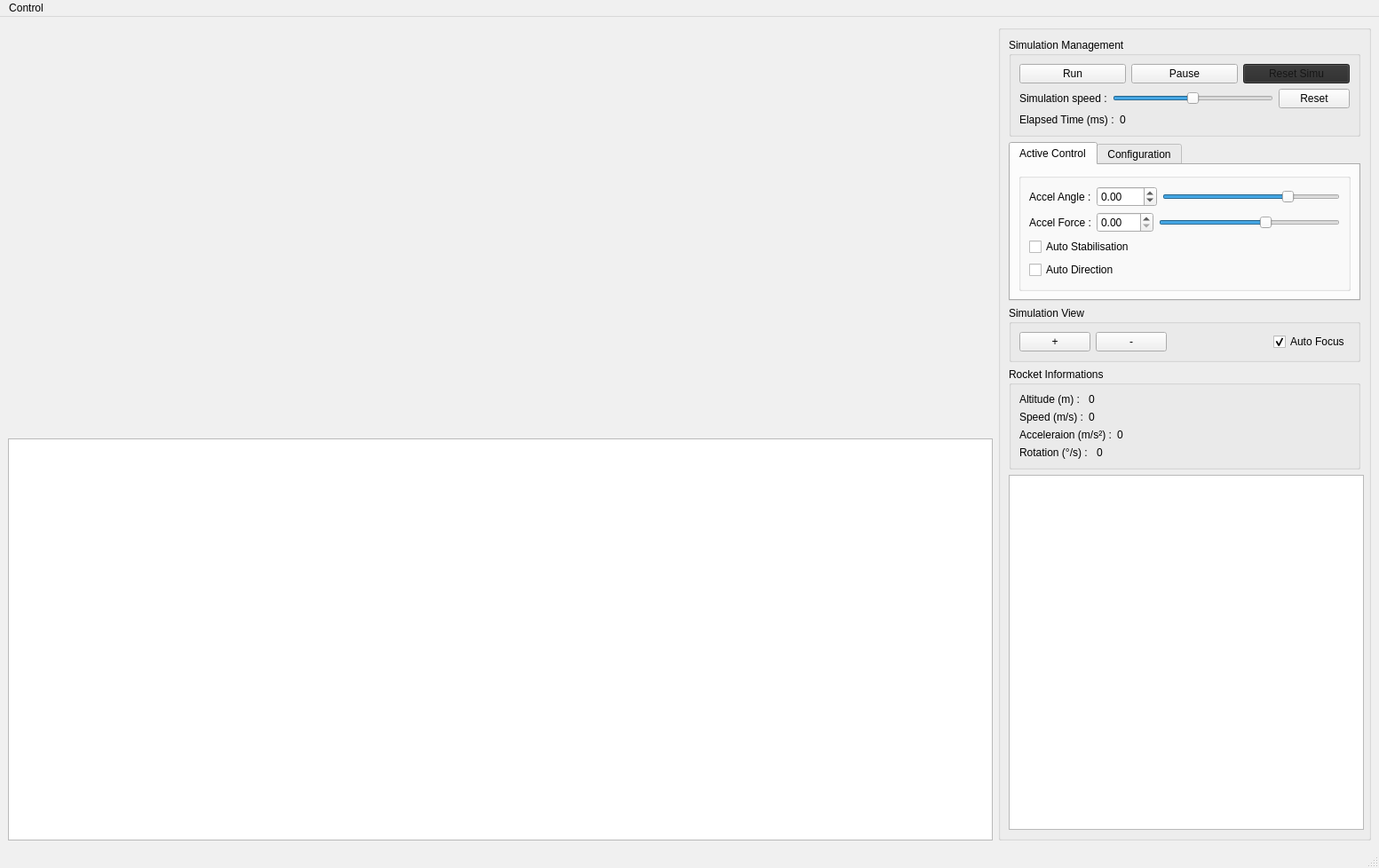
<?xml version="1.0" encoding="UTF-8"?>
<ui version="4.0">
 <class>MainWindow</class>
 <widget class="QMainWindow" name="MainWindow">
  <property name="geometry">
   <rect>
    <x>0</x>
    <y>0</y>
    <width>1553</width>
    <height>965</height>
   </rect>
  </property>
  <property name="sizePolicy">
   <sizepolicy hsizetype="Expanding" vsizetype="Preferred">
    <horstretch>0</horstretch>
    <verstretch>0</verstretch>
   </sizepolicy>
  </property>
  <property name="palette">
   <palette>
    <active>
     <colorrole role="WindowText">
      <brush brushstyle="SolidPattern">
       <color alpha="255">
        <red>255</red>
        <green>255</green>
        <blue>255</blue>
       </color>
      </brush>
     </colorrole>
     <colorrole role="Button">
      <brush brushstyle="SolidPattern">
       <color alpha="255">
        <red>42</red>
        <green>42</green>
        <blue>42</blue>
       </color>
      </brush>
     </colorrole>
     <colorrole role="Light">
      <brush brushstyle="SolidPattern">
       <color alpha="255">
        <red>63</red>
        <green>63</green>
        <blue>63</blue>
       </color>
      </brush>
     </colorrole>
     <colorrole role="Midlight">
      <brush brushstyle="SolidPattern">
       <color alpha="255">
        <red>52</red>
        <green>52</green>
        <blue>52</blue>
       </color>
      </brush>
     </colorrole>
     <colorrole role="Dark">
      <brush brushstyle="SolidPattern">
       <color alpha="255">
        <red>21</red>
        <green>21</green>
        <blue>21</blue>
       </color>
      </brush>
     </colorrole>
     <colorrole role="Mid">
      <brush brushstyle="SolidPattern">
       <color alpha="255">
        <red>28</red>
        <green>28</green>
        <blue>28</blue>
       </color>
      </brush>
     </colorrole>
     <colorrole role="Text">
      <brush brushstyle="SolidPattern">
       <color alpha="255">
        <red>255</red>
        <green>255</green>
        <blue>255</blue>
       </color>
      </brush>
     </colorrole>
     <colorrole role="BrightText">
      <brush brushstyle="SolidPattern">
       <color alpha="255">
        <red>255</red>
        <green>255</green>
        <blue>255</blue>
       </color>
      </brush>
     </colorrole>
     <colorrole role="ButtonText">
      <brush brushstyle="SolidPattern">
       <color alpha="255">
        <red>255</red>
        <green>255</green>
        <blue>255</blue>
       </color>
      </brush>
     </colorrole>
     <colorrole role="Base">
      <brush brushstyle="SolidPattern">
       <color alpha="255">
        <red>0</red>
        <green>0</green>
        <blue>0</blue>
       </color>
      </brush>
     </colorrole>
     <colorrole role="Window">
      <brush brushstyle="SolidPattern">
       <color alpha="255">
        <red>42</red>
        <green>42</green>
        <blue>42</blue>
       </color>
      </brush>
     </colorrole>
     <colorrole role="Shadow">
      <brush brushstyle="SolidPattern">
       <color alpha="255">
        <red>0</red>
        <green>0</green>
        <blue>0</blue>
       </color>
      </brush>
     </colorrole>
     <colorrole role="AlternateBase">
      <brush brushstyle="SolidPattern">
       <color alpha="255">
        <red>21</red>
        <green>21</green>
        <blue>21</blue>
       </color>
      </brush>
     </colorrole>
     <colorrole role="ToolTipBase">
      <brush brushstyle="SolidPattern">
       <color alpha="255">
        <red>255</red>
        <green>255</green>
        <blue>220</blue>
       </color>
      </brush>
     </colorrole>
     <colorrole role="ToolTipText">
      <brush brushstyle="SolidPattern">
       <color alpha="255">
        <red>0</red>
        <green>0</green>
        <blue>0</blue>
       </color>
      </brush>
     </colorrole>
     <colorrole role="PlaceholderText">
      <brush brushstyle="SolidPattern">
       <color alpha="127">
        <red>255</red>
        <green>255</green>
        <blue>255</blue>
       </color>
      </brush>
     </colorrole>
    </active>
    <inactive>
     <colorrole role="WindowText">
      <brush brushstyle="SolidPattern">
       <color alpha="255">
        <red>0</red>
        <green>0</green>
        <blue>0</blue>
       </color>
      </brush>
     </colorrole>
     <colorrole role="Button">
      <brush brushstyle="SolidPattern">
       <color alpha="255">
        <red>240</red>
        <green>240</green>
        <blue>240</blue>
       </color>
      </brush>
     </colorrole>
     <colorrole role="Light">
      <brush brushstyle="SolidPattern">
       <color alpha="255">
        <red>255</red>
        <green>255</green>
        <blue>255</blue>
       </color>
      </brush>
     </colorrole>
     <colorrole role="Midlight">
      <brush brushstyle="SolidPattern">
       <color alpha="255">
        <red>227</red>
        <green>227</green>
        <blue>227</blue>
       </color>
      </brush>
     </colorrole>
     <colorrole role="Dark">
      <brush brushstyle="SolidPattern">
       <color alpha="255">
        <red>160</red>
        <green>160</green>
        <blue>160</blue>
       </color>
      </brush>
     </colorrole>
     <colorrole role="Mid">
      <brush brushstyle="SolidPattern">
       <color alpha="255">
        <red>160</red>
        <green>160</green>
        <blue>160</blue>
       </color>
      </brush>
     </colorrole>
     <colorrole role="Text">
      <brush brushstyle="SolidPattern">
       <color alpha="255">
        <red>0</red>
        <green>0</green>
        <blue>0</blue>
       </color>
      </brush>
     </colorrole>
     <colorrole role="BrightText">
      <brush brushstyle="SolidPattern">
       <color alpha="255">
        <red>255</red>
        <green>255</green>
        <blue>255</blue>
       </color>
      </brush>
     </colorrole>
     <colorrole role="ButtonText">
      <brush brushstyle="SolidPattern">
       <color alpha="255">
        <red>0</red>
        <green>0</green>
        <blue>0</blue>
       </color>
      </brush>
     </colorrole>
     <colorrole role="Base">
      <brush brushstyle="SolidPattern">
       <color alpha="255">
        <red>255</red>
        <green>255</green>
        <blue>255</blue>
       </color>
      </brush>
     </colorrole>
     <colorrole role="Window">
      <brush brushstyle="SolidPattern">
       <color alpha="255">
        <red>240</red>
        <green>240</green>
        <blue>240</blue>
       </color>
      </brush>
     </colorrole>
     <colorrole role="Shadow">
      <brush brushstyle="SolidPattern">
       <color alpha="255">
        <red>105</red>
        <green>105</green>
        <blue>105</blue>
       </color>
      </brush>
     </colorrole>
     <colorrole role="AlternateBase">
      <brush brushstyle="SolidPattern">
       <color alpha="255">
        <red>245</red>
        <green>245</green>
        <blue>245</blue>
       </color>
      </brush>
     </colorrole>
     <colorrole role="ToolTipBase">
      <brush brushstyle="SolidPattern">
       <color alpha="255">
        <red>255</red>
        <green>255</green>
        <blue>220</blue>
       </color>
      </brush>
     </colorrole>
     <colorrole role="ToolTipText">
      <brush brushstyle="SolidPattern">
       <color alpha="255">
        <red>0</red>
        <green>0</green>
        <blue>0</blue>
       </color>
      </brush>
     </colorrole>
     <colorrole role="PlaceholderText">
      <brush brushstyle="SolidPattern">
       <color alpha="128">
        <red>0</red>
        <green>0</green>
        <blue>0</blue>
       </color>
      </brush>
     </colorrole>
    </inactive>
    <disabled>
     <colorrole role="WindowText">
      <brush brushstyle="SolidPattern">
       <color alpha="255">
        <red>21</red>
        <green>21</green>
        <blue>21</blue>
       </color>
      </brush>
     </colorrole>
     <colorrole role="Button">
      <brush brushstyle="SolidPattern">
       <color alpha="255">
        <red>42</red>
        <green>42</green>
        <blue>42</blue>
       </color>
      </brush>
     </colorrole>
     <colorrole role="Light">
      <brush brushstyle="SolidPattern">
       <color alpha="255">
        <red>63</red>
        <green>63</green>
        <blue>63</blue>
       </color>
      </brush>
     </colorrole>
     <colorrole role="Midlight">
      <brush brushstyle="SolidPattern">
       <color alpha="255">
        <red>52</red>
        <green>52</green>
        <blue>52</blue>
       </color>
      </brush>
     </colorrole>
     <colorrole role="Dark">
      <brush brushstyle="SolidPattern">
       <color alpha="255">
        <red>21</red>
        <green>21</green>
        <blue>21</blue>
       </color>
      </brush>
     </colorrole>
     <colorrole role="Mid">
      <brush brushstyle="SolidPattern">
       <color alpha="255">
        <red>28</red>
        <green>28</green>
        <blue>28</blue>
       </color>
      </brush>
     </colorrole>
     <colorrole role="Text">
      <brush brushstyle="SolidPattern">
       <color alpha="255">
        <red>21</red>
        <green>21</green>
        <blue>21</blue>
       </color>
      </brush>
     </colorrole>
     <colorrole role="BrightText">
      <brush brushstyle="SolidPattern">
       <color alpha="255">
        <red>255</red>
        <green>255</green>
        <blue>255</blue>
       </color>
      </brush>
     </colorrole>
     <colorrole role="ButtonText">
      <brush brushstyle="SolidPattern">
       <color alpha="255">
        <red>21</red>
        <green>21</green>
        <blue>21</blue>
       </color>
      </brush>
     </colorrole>
     <colorrole role="Base">
      <brush brushstyle="SolidPattern">
       <color alpha="255">
        <red>42</red>
        <green>42</green>
        <blue>42</blue>
       </color>
      </brush>
     </colorrole>
     <colorrole role="Window">
      <brush brushstyle="SolidPattern">
       <color alpha="255">
        <red>42</red>
        <green>42</green>
        <blue>42</blue>
       </color>
      </brush>
     </colorrole>
     <colorrole role="Shadow">
      <brush brushstyle="SolidPattern">
       <color alpha="255">
        <red>0</red>
        <green>0</green>
        <blue>0</blue>
       </color>
      </brush>
     </colorrole>
     <colorrole role="AlternateBase">
      <brush brushstyle="SolidPattern">
       <color alpha="255">
        <red>245</red>
        <green>245</green>
        <blue>245</blue>
       </color>
      </brush>
     </colorrole>
     <colorrole role="ToolTipBase">
      <brush brushstyle="SolidPattern">
       <color alpha="255">
        <red>255</red>
        <green>255</green>
        <blue>220</blue>
       </color>
      </brush>
     </colorrole>
     <colorrole role="ToolTipText">
      <brush brushstyle="SolidPattern">
       <color alpha="255">
        <red>0</red>
        <green>0</green>
        <blue>0</blue>
       </color>
      </brush>
     </colorrole>
     <colorrole role="PlaceholderText">
      <brush brushstyle="SolidPattern">
       <color alpha="128">
        <red>0</red>
        <green>0</green>
        <blue>0</blue>
       </color>
      </brush>
     </colorrole>
    </disabled>
   </palette>
  </property>
  <property name="windowTitle">
   <string>MainWindow</string>
  </property>
  <widget class="QWidget" name="centralwidget">
   <layout class="QHBoxLayout" name="horizontalLayout_2">
    <item>
     <layout class="QVBoxLayout" name="verticalLayout_7" stretch="1,0,1">
      <item>
       <widget class="PlotZone" name="plotZone" native="true">
        <layout class="QHBoxLayout" name="horizontalLayout"/>
       </widget>
      </item>
      <item>
       <widget class="QWidget" name="widgetView" native="true"/>
      </item>
      <item>
       <widget class="QGraphicsView" name="graphicsView">
        <property name="palette">
         <palette>
          <active>
           <colorrole role="Base">
            <brush brushstyle="SolidPattern">
             <color alpha="255">
              <red>49</red>
              <green>49</green>
              <blue>49</blue>
             </color>
            </brush>
           </colorrole>
          </active>
          <inactive>
           <colorrole role="Base">
            <brush brushstyle="SolidPattern">
             <color alpha="255">
              <red>255</red>
              <green>255</green>
              <blue>255</blue>
             </color>
            </brush>
           </colorrole>
          </inactive>
          <disabled>
           <colorrole role="Base">
            <brush brushstyle="SolidPattern">
             <color alpha="255">
              <red>50</red>
              <green>50</green>
              <blue>50</blue>
             </color>
            </brush>
           </colorrole>
          </disabled>
         </palette>
        </property>
       </widget>
      </item>
     </layout>
    </item>
    <item>
     <widget class="QGroupBox" name="groupBox">
      <property name="maximumSize">
       <size>
        <width>420</width>
        <height>16777215</height>
       </size>
      </property>
      <property name="palette">
       <palette>
        <active>
         <colorrole role="WindowText">
          <brush brushstyle="SolidPattern">
           <color alpha="255">
            <red>255</red>
            <green>85</green>
            <blue>255</blue>
           </color>
          </brush>
         </colorrole>
         <colorrole role="ToolTipBase">
          <brush brushstyle="SolidPattern">
           <color alpha="255">
            <red>85</red>
            <green>170</green>
            <blue>0</blue>
           </color>
          </brush>
         </colorrole>
        </active>
        <inactive>
         <colorrole role="WindowText">
          <brush brushstyle="SolidPattern">
           <color alpha="255">
            <red>0</red>
            <green>0</green>
            <blue>0</blue>
           </color>
          </brush>
         </colorrole>
         <colorrole role="ToolTipBase">
          <brush brushstyle="SolidPattern">
           <color alpha="255">
            <red>255</red>
            <green>255</green>
            <blue>220</blue>
           </color>
          </brush>
         </colorrole>
        </inactive>
        <disabled>
         <colorrole role="WindowText">
          <brush brushstyle="SolidPattern">
           <color alpha="255">
            <red>21</red>
            <green>21</green>
            <blue>21</blue>
           </color>
          </brush>
         </colorrole>
         <colorrole role="ToolTipBase">
          <brush brushstyle="SolidPattern">
           <color alpha="255">
            <red>255</red>
            <green>255</green>
            <blue>220</blue>
           </color>
          </brush>
         </colorrole>
        </disabled>
       </palette>
      </property>
      <property name="title">
       <string/>
      </property>
      <layout class="QVBoxLayout" name="verticalLayout_2">
       <item>
        <layout class="QHBoxLayout" name="horizontalLayout_12">
         <item>
          <widget class="QGroupBox" name="groupBox_2">
           <property name="title">
            <string>Simulation Management</string>
           </property>
           <layout class="QVBoxLayout" name="verticalLayout_3">
            <item>
             <layout class="QHBoxLayout" name="horizontalLayout_3">
              <item>
               <widget class="QPushButton" name="pushButton">
                <property name="text">
                 <string>Run</string>
                </property>
               </widget>
              </item>
              <item>
               <widget class="QPushButton" name="pushButton_pause">
                <property name="text">
                 <string>Pause</string>
                </property>
               </widget>
              </item>
              <item>
               <widget class="QPushButton" name="pushButton_resetSimu">
                <property name="enabled">
                 <bool>false</bool>
                </property>
                <property name="text">
                 <string>Reset Simu</string>
                </property>
               </widget>
              </item>
             </layout>
            </item>
            <item>
             <layout class="QHBoxLayout" name="horizontalLayout_4">
              <item>
               <widget class="QLabel" name="label">
                <property name="text">
                 <string>Simulation speed :</string>
                </property>
               </widget>
              </item>
              <item>
               <widget class="QSlider" name="horizontalSlider_simSpeed">
                <property name="minimum">
                 <number>0</number>
                </property>
                <property name="maximum">
                 <number>100</number>
                </property>
                <property name="value">
                 <number>50</number>
                </property>
                <property name="orientation">
                 <enum>Qt::Horizontal</enum>
                </property>
               </widget>
              </item>
              <item>
               <widget class="QPushButton" name="pushButton_resetSpeed">
                <property name="text">
                 <string>Reset</string>
                </property>
               </widget>
              </item>
             </layout>
            </item>
            <item>
             <layout class="QHBoxLayout" name="horizontalLayout_8">
              <item>
               <widget class="QLabel" name="label_5">
                <property name="text">
                 <string>Elapsed Time (ms) :</string>
                </property>
               </widget>
              </item>
              <item>
               <widget class="QLabel" name="label_elapsedTime">
                <property name="sizePolicy">
                 <sizepolicy hsizetype="Expanding" vsizetype="Preferred">
                  <horstretch>0</horstretch>
                  <verstretch>0</verstretch>
                 </sizepolicy>
                </property>
                <property name="text">
                 <string>0</string>
                </property>
               </widget>
              </item>
             </layout>
            </item>
           </layout>
          </widget>
         </item>
        </layout>
       </item>
       <item>
        <widget class="QTabWidget" name="tabWidget">
         <property name="currentIndex">
          <number>0</number>
         </property>
         <widget class="QWidget" name="tab">
          <attribute name="title">
           <string>Active Control</string>
          </attribute>
          <layout class="QVBoxLayout" name="verticalLayout_6">
           <item>
            <layout class="QVBoxLayout" name="verticalLayout">
             <item>
              <widget class="QGroupBox" name="groupBox_4">
               <property name="title">
                <string/>
               </property>
               <layout class="QVBoxLayout" name="verticalLayout_5">
                <item>
                 <layout class="QHBoxLayout" name="horizontalLayout_9">
                  <item>
                   <widget class="QLabel" name="label_6">
                    <property name="text">
                     <string>Accel Angle :</string>
                    </property>
                   </widget>
                  </item>
                  <item>
                   <widget class="QDoubleSpinBox" name="doubleSpinBox_accelAngle">
                    <property name="minimum">
                     <double>-359.000000000000000</double>
                    </property>
                    <property name="maximum">
                     <double>359.000000000000000</double>
                    </property>
                   </widget>
                  </item>
                  <item>
                   <widget class="QSlider" name="horizontalSlider_accelAngle">
                    <property name="minimum">
                     <number>-180</number>
                    </property>
                    <property name="maximum">
                     <number>180</number>
                    </property>
                    <property name="value">
                     <number>80</number>
                    </property>
                    <property name="orientation">
                     <enum>Qt::Horizontal</enum>
                    </property>
                   </widget>
                  </item>
                 </layout>
                </item>
                <item>
                 <layout class="QHBoxLayout" name="horizontalLayout_10">
                  <item>
                   <widget class="QLabel" name="label_7">
                    <property name="text">
                     <string>Accel Force :</string>
                    </property>
                   </widget>
                  </item>
                  <item>
                   <widget class="QDoubleSpinBox" name="doubleSpinBox_accelForce">
                    <property name="maximum">
                     <double>100.000000000000000</double>
                    </property>
                   </widget>
                  </item>
                  <item>
                   <widget class="QSlider" name="horizontalSlider_accelForce">
                    <property name="maximum">
                     <number>100</number>
                    </property>
                    <property name="value">
                     <number>60</number>
                    </property>
                    <property name="orientation">
                     <enum>Qt::Horizontal</enum>
                    </property>
                   </widget>
                  </item>
                 </layout>
                </item>
                <item>
                 <widget class="QCheckBox" name="checkBox_autoStab">
                  <property name="text">
                   <string>Auto Stabilisation</string>
                  </property>
                 </widget>
                </item>
                <item>
                 <widget class="QCheckBox" name="checkBox_autoDir">
                  <property name="text">
                   <string>Auto Direction</string>
                  </property>
                 </widget>
                </item>
               </layout>
              </widget>
             </item>
            </layout>
           </item>
          </layout>
         </widget>
         <widget class="QWidget" name="tab_2">
          <attribute name="title">
           <string>Configuration</string>
          </attribute>
          <layout class="QHBoxLayout" name="horizontalLayout_13">
           <item>
            <widget class="configuration" name="configuration_Widget" native="true"/>
           </item>
          </layout>
         </widget>
        </widget>
       </item>
       <item>
        <widget class="QGroupBox" name="groupBox_5">
         <property name="title">
          <string>Simulation View</string>
         </property>
         <layout class="QHBoxLayout" name="horizontalLayout_14">
          <item>
           <widget class="QPushButton" name="pushButton_zoom">
            <property name="text">
             <string>+</string>
            </property>
           </widget>
          </item>
          <item>
           <widget class="QPushButton" name="pushButton_dezoom">
            <property name="text">
             <string>-</string>
            </property>
           </widget>
          </item>
          <item>
           <spacer name="horizontalSpacer">
            <property name="orientation">
             <enum>Qt::Horizontal</enum>
            </property>
            <property name="sizeHint" stdset="0">
             <size>
              <width>40</width>
              <height>20</height>
             </size>
            </property>
           </spacer>
          </item>
          <item>
           <widget class="QCheckBox" name="checkBox_autoFocus">
            <property name="text">
             <string>Auto Focus</string>
            </property>
            <property name="checked">
             <bool>true</bool>
            </property>
           </widget>
          </item>
         </layout>
        </widget>
       </item>
       <item>
        <widget class="QGroupBox" name="groupBox_3">
         <property name="title">
          <string>Rocket Informations</string>
         </property>
         <layout class="QVBoxLayout" name="verticalLayout_4">
          <item>
           <layout class="QHBoxLayout" name="horizontalLayout_5">
            <item>
             <widget class="QLabel" name="label_2">
              <property name="sizePolicy">
               <sizepolicy hsizetype="Minimum" vsizetype="Preferred">
                <horstretch>0</horstretch>
                <verstretch>0</verstretch>
               </sizepolicy>
              </property>
              <property name="text">
               <string>Altitude (m) : </string>
              </property>
             </widget>
            </item>
            <item>
             <widget class="QLabel" name="label_altitude">
              <property name="sizePolicy">
               <sizepolicy hsizetype="Expanding" vsizetype="Preferred">
                <horstretch>0</horstretch>
                <verstretch>0</verstretch>
               </sizepolicy>
              </property>
              <property name="text">
               <string>0</string>
              </property>
             </widget>
            </item>
           </layout>
          </item>
          <item>
           <layout class="QHBoxLayout" name="horizontalLayout_6">
            <item>
             <widget class="QLabel" name="label_3">
              <property name="text">
               <string>Speed (m/s) :</string>
              </property>
             </widget>
            </item>
            <item>
             <widget class="QLabel" name="label_speed">
              <property name="sizePolicy">
               <sizepolicy hsizetype="Expanding" vsizetype="Preferred">
                <horstretch>0</horstretch>
                <verstretch>0</verstretch>
               </sizepolicy>
              </property>
              <property name="text">
               <string>0</string>
              </property>
             </widget>
            </item>
           </layout>
          </item>
          <item>
           <layout class="QHBoxLayout" name="horizontalLayout_7">
            <item>
             <widget class="QLabel" name="label_4">
              <property name="text">
               <string>Acceleraion (m/s²) :</string>
              </property>
             </widget>
            </item>
            <item>
             <widget class="QLabel" name="label_acceleration">
              <property name="sizePolicy">
               <sizepolicy hsizetype="Expanding" vsizetype="Preferred">
                <horstretch>0</horstretch>
                <verstretch>0</verstretch>
               </sizepolicy>
              </property>
              <property name="text">
               <string>0</string>
              </property>
             </widget>
            </item>
           </layout>
          </item>
          <item>
           <layout class="QHBoxLayout" name="horizontalLayout_11">
            <item>
             <widget class="QLabel" name="label_8">
              <property name="text">
               <string>Rotation (°/s) : </string>
              </property>
             </widget>
            </item>
            <item>
             <widget class="QLabel" name="label_rotationSpeed">
              <property name="sizePolicy">
               <sizepolicy hsizetype="Expanding" vsizetype="Preferred">
                <horstretch>0</horstretch>
                <verstretch>0</verstretch>
               </sizepolicy>
              </property>
              <property name="text">
               <string>0</string>
              </property>
             </widget>
            </item>
           </layout>
          </item>
         </layout>
        </widget>
       </item>
       <item>
        <widget class="QGraphicsView" name="graphicsView_forceView">
         <property name="sizePolicy">
          <sizepolicy hsizetype="Fixed" vsizetype="Fixed">
           <horstretch>0</horstretch>
           <verstretch>0</verstretch>
          </sizepolicy>
         </property>
         <property name="minimumSize">
          <size>
           <width>400</width>
           <height>400</height>
          </size>
         </property>
         <property name="maximumSize">
          <size>
           <width>400</width>
           <height>400</height>
          </size>
         </property>
         <property name="palette">
          <palette>
           <active>
            <colorrole role="Base">
             <brush brushstyle="SolidPattern">
              <color alpha="255">
               <red>47</red>
               <green>47</green>
               <blue>47</blue>
              </color>
             </brush>
            </colorrole>
           </active>
           <inactive>
            <colorrole role="Base">
             <brush brushstyle="SolidPattern">
              <color alpha="255">
               <red>255</red>
               <green>255</green>
               <blue>255</blue>
              </color>
             </brush>
            </colorrole>
           </inactive>
           <disabled>
            <colorrole role="Base">
             <brush brushstyle="SolidPattern">
              <color alpha="255">
               <red>50</red>
               <green>50</green>
               <blue>50</blue>
              </color>
             </brush>
            </colorrole>
           </disabled>
          </palette>
         </property>
        </widget>
       </item>
      </layout>
     </widget>
    </item>
   </layout>
  </widget>
  <widget class="QMenuBar" name="menubar">
   <property name="geometry">
    <rect>
     <x>0</x>
     <y>0</y>
     <width>1553</width>
     <height>21</height>
    </rect>
   </property>
   <widget class="QMenu" name="menuControl">
    <property name="title">
     <string>Control</string>
    </property>
    <addaction name="actionIncrease_Rocket_Force"/>
    <addaction name="actionDecrease_Rocket_Force"/>
    <addaction name="actionRun"/>
   </widget>
   <addaction name="menuControl"/>
  </widget>
  <widget class="QStatusBar" name="statusbar"/>
  <action name="actionIncrease_Rocket_Force">
   <property name="text">
    <string>Increase Rocket Force</string>
   </property>
   <property name="shortcut">
    <string>Z</string>
   </property>
  </action>
  <action name="actionDecrease_Rocket_Force">
   <property name="text">
    <string>Decrease Rocket Force</string>
   </property>
   <property name="shortcut">
    <string>S</string>
   </property>
  </action>
  <action name="actionRun">
   <property name="text">
    <string>Run</string>
   </property>
   <property name="shortcut">
    <string>Space</string>
   </property>
  </action>
 </widget>
 <customwidgets>
  <customwidget>
   <class>PlotZone</class>
   <extends>QWidget</extends>
   <header>PlotZone.h</header>
   <container>1</container>
  </customwidget>
  <customwidget>
   <class>configuration</class>
   <extends>QWidget</extends>
   <header>configuration.h</header>
   <container>1</container>
  </customwidget>
 </customwidgets>
 <resources/>
 <connections/>
</ui>
